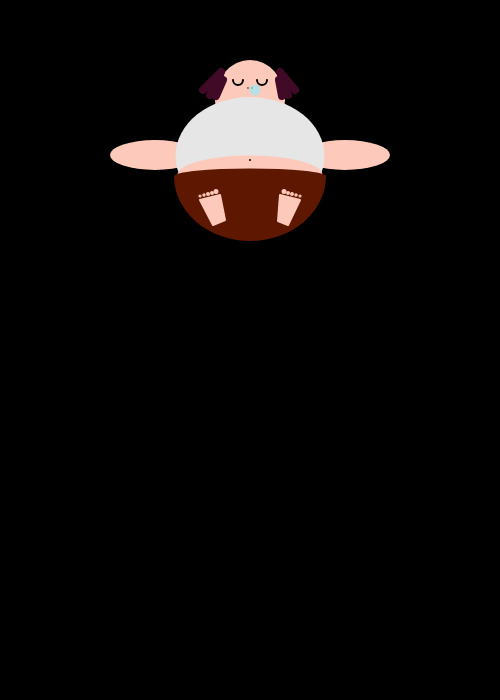
Frame 1 (no input)
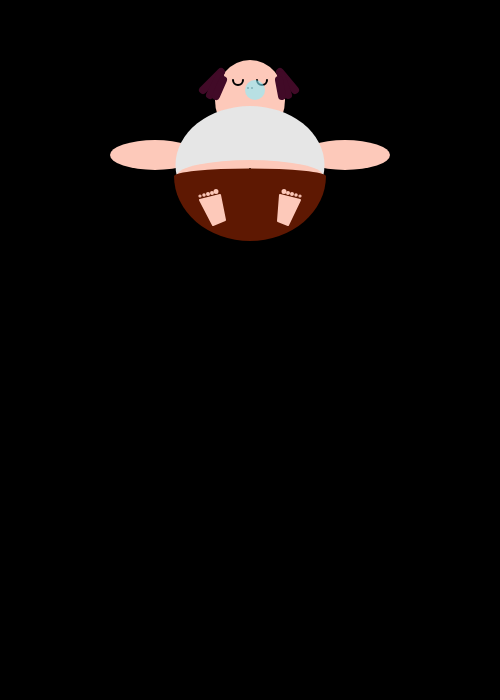
Frame 60 (no input)
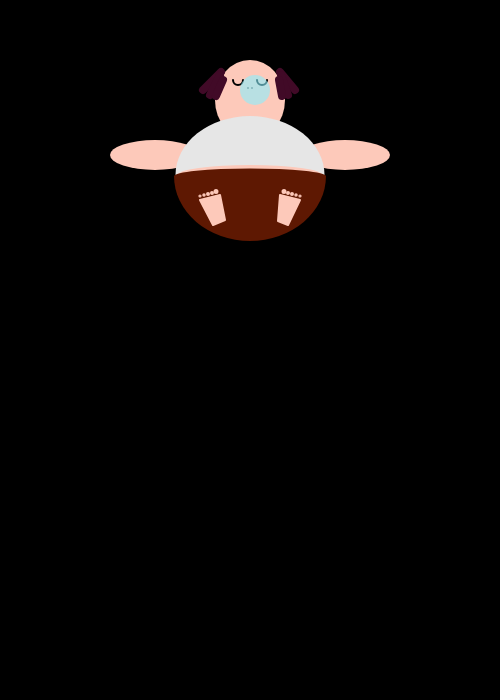
Frame 120 (the mouse pressed at the canvas centre since frame 60)

The p5.js sketch that drew these frames (run headless with seeded random() and noise() and a simulated clock; from frame 60 on, the mouse is pressed at the canvas centre):

// p5.js sketch
// ── sketch.js
let bellyBreath = 155;
let bellyHeight = 118;
let bellyFlesh = 40;
let bellyBtn = 159;
let breathCounter = 1;
let bubbleX = 10;
let bubbleY = 10;
let growBelly = true;
let breathFrequency = 25;
let rest = true;
let randomInterval;
let eyeY = 8.5;

//BUTTONS
let awakeBtn = document.querySelector('.awake');
let smokeBtn = document.querySelector('.smoke');
let eatBtn = document.querySelector('.eat');

//STATES
let awakeState = false;



function setup() {
    createCanvas(500, 700);
    smooth();
    noStroke();
    frameRate(breathFrequency);
    strokeCap(ROUND)
    strokeJoin(ROUND);
}
//translate(width/2, height/3);

function restJJ() {
    //if statement for breathing
    if (growBelly) {
        bellyBreath++;
        bubbleX++;
        bubbleY++;
        bellyFlesh--;
        bellyBtn++;

    } else {
        bellyBreath--;
        bubbleX--;
        bubbleY--;
        bellyFlesh++;
        bellyBtn--;

    }
    if (bellyBreath == 180) {
        growBelly = false;
    } else if (bellyBreath == 155) {
        growBelly = true;
    }

}

function draw() {
    randomInterval = Math.floor(random(1150));

    //ANIMATE RESTING
    restJJ();
    //JUNKIE JOE
    function drawJJ() {

        background('#000000')
        noStroke();
        fill('#fdc9ba');
        ellipse(250, 100, 70, 80); //head
        ellipse(155, 155, 90, 30); //left arm
        ellipse(345, 155, 90, 30); //rigt arm
        fill(230);
        ellipse(250, bellyBreath, 149, bellyHeight); //shirt
        fill('#fdc9ba');
        ellipse(250, 175, 145, bellyFlesh); //belly
        stroke(0);
        strokeWeight(2);
        point(250, bellyBtn); //belly button
        strokeWeight(1.5);
        point(248, 88); //nostril
        point(252, 88); //nostril left;
        fill(94, 24, 2);
        noStroke();
        arc(250, 176, 152, 15, -PI, 0) //pants
        arc(250, 176, 152, 130, 0, PI); //pants
        stroke(0);
        strokeWeight(2);
        noFill();
        arc(238, 80, 10, 10, 0, PI); //left eye
        arc(262, 80, 10, 10, 0, PI); //right eye
        noStroke();
        fill(136, 240, 255, 150);
        ellipse(255, 90, bubbleX, bubbleY); //bubble
        fill('#fdc9ba');
        stroke('#fdc9ba')

        //left foot
        beginShape();
        vertex(200, 200);
        vertex(220, 195);
        vertex(225, 220);
        vertex(213, 225);
        endShape(CLOSE);

        //left toes
        ellipse(200, 196, 1.2, 1.2);
        ellipse(204, 195, 1.5, 1.5);
        ellipse(208, 194, 2, 2);
        ellipse(212, 193, 2, 2);
        ellipse(216, 191.5, 3, 3);

        //right foot
        beginShape();
        vertex(280, 195)
        vertex(300, 200)
        vertex(288, 225)
        vertex(278, 221)
        endShape(CLOSE);

        //right toes
        ellipse(300, 196, 1.2, 1.2);
        ellipse(296, 195, 1.5, 1.5);
        ellipse(292, 194, 2, 2);
        ellipse(288, 193, 2, 2);
        ellipse(284, 191.5, 3, 3);

        //hair left
        noFill();
        stroke(65, 10, 39);
        strokeWeight(8);
        line(221, 72, 203, 90);
        line(220, 75, 210, 95);
        line(223, 80, 216, 96)

        //right
        line(280, 72, 295, 90)
        line(281, 75, 288, 95)
        line(279, 80, 282, 96)
        //WAKE UP JJ


    }
    drawJJ()
    //WAKE HIM UP
    if(awakeState == true){
        console.log("I'm awake")
        fill('#ffffff')
        stroke(0)
        strokeWeight(1);
        ellipse(238, 80, 10, eyeY);
        ellipse(262, 80, 10, eyeY);
        strokeWeight(1);
        point(238, 80);
        point(262, 80);

        }
//randomly wake himup and let him go back to sleep

    console.log(randomInterval);
    if (randomInterval == 10) {
        awakeState = true;

        setTimeout(()=>{awakeState = false;
                       eyeY = 10;},2500)
    }


}

// ── style.css
* {
    margin: 0;
    padding: 0;
}


/*buttons*/

div.buttons {
    position: absolute;
    bottom: 20vh;
    width: 100%;
    text-align: center;
}

button {
    width: 10vw;
    height: 5vh;
    background-color: white;
    border: none;
    cursor: pointer;
}

/*eat state*/

.chips {
    max-width: 70px;
    display: none;
    position: absolute;
    left: 350px;
    top: 110px
}
